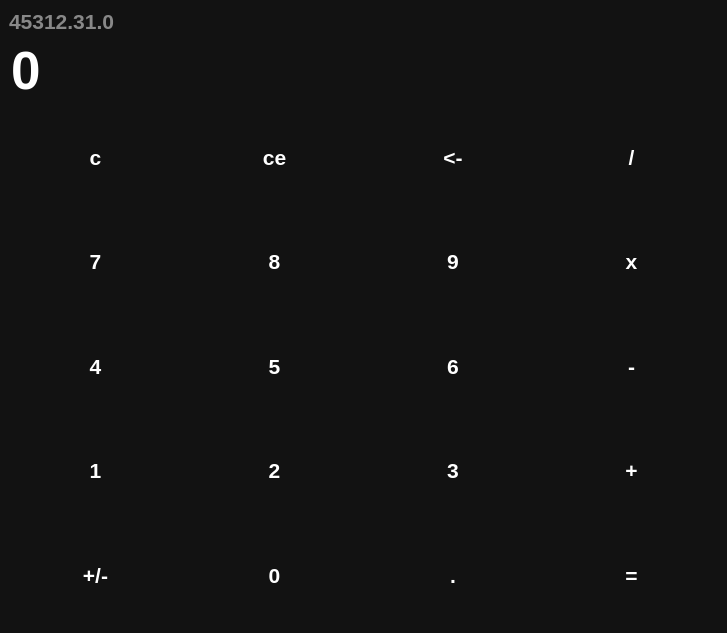
<?xml version="1.0" encoding="UTF-8"?>
<ui version="4.0">
 <class>MainWindow</class>
 <widget class="QMainWindow" name="MainWindow">
  <property name="geometry">
   <rect>
    <x>0</x>
    <y>0</y>
    <width>727</width>
    <height>633</height>
   </rect>
  </property>
  <property name="minimumSize">
   <size>
    <width>300</width>
    <height>500</height>
   </size>
  </property>
  <property name="windowTitle">
   <string>MainWindow</string>
  </property>
  <property name="styleSheet">
   <string notr="true">QWidget {
	color: white;
	background-color: #121212;
	font-famuly: Rubik;
	font-size: 16pt;
	font-weight: 600;
}

QPushButton {
	background-color: transparent;
	border: none;
}

QPushButton:hover {
	background-color: #666;
}

QPushButton:pressed {
	background-color: #888;
}
</string>
  </property>
  <widget class="QWidget" name="centralwidget">
   <layout class="QVBoxLayout" name="verticalLayout">
    <item>
     <widget class="QLabel" name="lb">
      <property name="sizePolicy">
       <sizepolicy hsizetype="Preferred" vsizetype="Maximum">
        <horstretch>0</horstretch>
        <verstretch>0</verstretch>
       </sizepolicy>
      </property>
      <property name="styleSheet">
       <string notr="true">color: #888;</string>
      </property>
      <property name="text">
       <string>45312.31.0</string>
      </property>
     </widget>
    </item>
    <item>
     <widget class="QLineEdit" name="le_entry">
      <property name="sizePolicy">
       <sizepolicy hsizetype="Expanding" vsizetype="Maximum">
        <horstretch>0</horstretch>
        <verstretch>0</verstretch>
       </sizepolicy>
      </property>
      <property name="styleSheet">
       <string notr="true">font-size: 40pt;
border: none;</string>
      </property>
      <property name="text">
       <string>0</string>
      </property>
      <property name="maxLength">
       <number>16</number>
      </property>
      <property name="readOnly">
       <bool>true</bool>
      </property>
     </widget>
    </item>
    <item>
     <layout class="QGridLayout" name="gridLayout">
      <item row="6" column="3">
       <widget class="QPushButton" name="x">
        <property name="sizePolicy">
         <sizepolicy hsizetype="Minimum" vsizetype="Expanding">
          <horstretch>0</horstretch>
          <verstretch>0</verstretch>
         </sizepolicy>
        </property>
        <property name="cursor">
         <cursorShape>PointingHandCursor</cursorShape>
        </property>
        <property name="text">
         <string>x</string>
        </property>
        <property name="shortcut">
         <string>*</string>
        </property>
       </widget>
      </item>
      <item row="8" column="3">
       <widget class="QPushButton" name="plus">
        <property name="sizePolicy">
         <sizepolicy hsizetype="Minimum" vsizetype="Expanding">
          <horstretch>0</horstretch>
          <verstretch>0</verstretch>
         </sizepolicy>
        </property>
        <property name="cursor">
         <cursorShape>PointingHandCursor</cursorShape>
        </property>
        <property name="text">
         <string>+</string>
        </property>
        <property name="shortcut">
         <string>+</string>
        </property>
       </widget>
      </item>
      <item row="9" column="2">
       <widget class="QPushButton" name="point">
        <property name="sizePolicy">
         <sizepolicy hsizetype="Minimum" vsizetype="Expanding">
          <horstretch>0</horstretch>
          <verstretch>0</verstretch>
         </sizepolicy>
        </property>
        <property name="cursor">
         <cursorShape>PointingHandCursor</cursorShape>
        </property>
        <property name="text">
         <string>.</string>
        </property>
        <property name="shortcut">
         <string>.</string>
        </property>
       </widget>
      </item>
      <item row="0" column="2">
       <widget class="QPushButton" name="bak">
        <property name="sizePolicy">
         <sizepolicy hsizetype="Minimum" vsizetype="Expanding">
          <horstretch>0</horstretch>
          <verstretch>0</verstretch>
         </sizepolicy>
        </property>
        <property name="cursor">
         <cursorShape>PointingHandCursor</cursorShape>
        </property>
        <property name="text">
         <string>&lt;-</string>
        </property>
        <property name="shortcut">
         <string>Backspace</string>
        </property>
       </widget>
      </item>
      <item row="9" column="1">
       <widget class="QPushButton" name="n0">
        <property name="sizePolicy">
         <sizepolicy hsizetype="Minimum" vsizetype="Expanding">
          <horstretch>0</horstretch>
          <verstretch>0</verstretch>
         </sizepolicy>
        </property>
        <property name="cursor">
         <cursorShape>PointingHandCursor</cursorShape>
        </property>
        <property name="text">
         <string>0</string>
        </property>
        <property name="shortcut">
         <string>0</string>
        </property>
       </widget>
      </item>
      <item row="7" column="2">
       <widget class="QPushButton" name="n6">
        <property name="sizePolicy">
         <sizepolicy hsizetype="Minimum" vsizetype="Expanding">
          <horstretch>0</horstretch>
          <verstretch>0</verstretch>
         </sizepolicy>
        </property>
        <property name="cursor">
         <cursorShape>PointingHandCursor</cursorShape>
        </property>
        <property name="text">
         <string>6</string>
        </property>
        <property name="shortcut">
         <string>6</string>
        </property>
       </widget>
      </item>
      <item row="0" column="3">
       <widget class="QPushButton" name="dev">
        <property name="sizePolicy">
         <sizepolicy hsizetype="Minimum" vsizetype="Expanding">
          <horstretch>0</horstretch>
          <verstretch>0</verstretch>
         </sizepolicy>
        </property>
        <property name="cursor">
         <cursorShape>PointingHandCursor</cursorShape>
        </property>
        <property name="text">
         <string>/</string>
        </property>
        <property name="shortcut">
         <string>/</string>
        </property>
       </widget>
      </item>
      <item row="8" column="0">
       <widget class="QPushButton" name="n1">
        <property name="sizePolicy">
         <sizepolicy hsizetype="Minimum" vsizetype="Expanding">
          <horstretch>0</horstretch>
          <verstretch>0</verstretch>
         </sizepolicy>
        </property>
        <property name="cursor">
         <cursorShape>PointingHandCursor</cursorShape>
        </property>
        <property name="text">
         <string>1</string>
        </property>
        <property name="shortcut">
         <string>1</string>
        </property>
       </widget>
      </item>
      <item row="8" column="2">
       <widget class="QPushButton" name="n3">
        <property name="sizePolicy">
         <sizepolicy hsizetype="Minimum" vsizetype="Expanding">
          <horstretch>0</horstretch>
          <verstretch>0</verstretch>
         </sizepolicy>
        </property>
        <property name="cursor">
         <cursorShape>PointingHandCursor</cursorShape>
        </property>
        <property name="text">
         <string>3</string>
        </property>
        <property name="shortcut">
         <string>3</string>
        </property>
       </widget>
      </item>
      <item row="6" column="1">
       <widget class="QPushButton" name="n8">
        <property name="sizePolicy">
         <sizepolicy hsizetype="Minimum" vsizetype="Expanding">
          <horstretch>0</horstretch>
          <verstretch>0</verstretch>
         </sizepolicy>
        </property>
        <property name="cursor">
         <cursorShape>PointingHandCursor</cursorShape>
        </property>
        <property name="text">
         <string>8</string>
        </property>
        <property name="shortcut">
         <string>8</string>
        </property>
       </widget>
      </item>
      <item row="7" column="0">
       <widget class="QPushButton" name="n4">
        <property name="sizePolicy">
         <sizepolicy hsizetype="Minimum" vsizetype="Expanding">
          <horstretch>0</horstretch>
          <verstretch>0</verstretch>
         </sizepolicy>
        </property>
        <property name="cursor">
         <cursorShape>PointingHandCursor</cursorShape>
        </property>
        <property name="text">
         <string>4</string>
        </property>
        <property name="shortcut">
         <string>4</string>
        </property>
       </widget>
      </item>
      <item row="7" column="1">
       <widget class="QPushButton" name="n5">
        <property name="sizePolicy">
         <sizepolicy hsizetype="Minimum" vsizetype="Expanding">
          <horstretch>0</horstretch>
          <verstretch>0</verstretch>
         </sizepolicy>
        </property>
        <property name="cursor">
         <cursorShape>PointingHandCursor</cursorShape>
        </property>
        <property name="text">
         <string>5</string>
        </property>
        <property name="shortcut">
         <string>5</string>
        </property>
       </widget>
      </item>
      <item row="9" column="0">
       <widget class="QPushButton" name="pls">
        <property name="sizePolicy">
         <sizepolicy hsizetype="Minimum" vsizetype="Expanding">
          <horstretch>0</horstretch>
          <verstretch>0</verstretch>
         </sizepolicy>
        </property>
        <property name="cursor">
         <cursorShape>PointingHandCursor</cursorShape>
        </property>
        <property name="text">
         <string>+/-</string>
        </property>
        <property name="shortcut">
         <string>-</string>
        </property>
       </widget>
      </item>
      <item row="8" column="1">
       <widget class="QPushButton" name="n2">
        <property name="sizePolicy">
         <sizepolicy hsizetype="Minimum" vsizetype="Expanding">
          <horstretch>0</horstretch>
          <verstretch>0</verstretch>
         </sizepolicy>
        </property>
        <property name="cursor">
         <cursorShape>PointingHandCursor</cursorShape>
        </property>
        <property name="text">
         <string>2</string>
        </property>
        <property name="shortcut">
         <string>2</string>
        </property>
       </widget>
      </item>
      <item row="0" column="0">
       <widget class="QPushButton" name="c">
        <property name="sizePolicy">
         <sizepolicy hsizetype="Minimum" vsizetype="Expanding">
          <horstretch>0</horstretch>
          <verstretch>0</verstretch>
         </sizepolicy>
        </property>
        <property name="cursor">
         <cursorShape>PointingHandCursor</cursorShape>
        </property>
        <property name="text">
         <string>c</string>
        </property>
       </widget>
      </item>
      <item row="0" column="1">
       <widget class="QPushButton" name="ce">
        <property name="sizePolicy">
         <sizepolicy hsizetype="Minimum" vsizetype="Expanding">
          <horstretch>0</horstretch>
          <verstretch>0</verstretch>
         </sizepolicy>
        </property>
        <property name="cursor">
         <cursorShape>PointingHandCursor</cursorShape>
        </property>
        <property name="text">
         <string>ce</string>
        </property>
       </widget>
      </item>
      <item row="9" column="3">
       <widget class="QPushButton" name="res">
        <property name="sizePolicy">
         <sizepolicy hsizetype="Minimum" vsizetype="Expanding">
          <horstretch>0</horstretch>
          <verstretch>0</verstretch>
         </sizepolicy>
        </property>
        <property name="cursor">
         <cursorShape>PointingHandCursor</cursorShape>
        </property>
        <property name="text">
         <string>=</string>
        </property>
        <property name="shortcut">
         <string>Enter</string>
        </property>
       </widget>
      </item>
      <item row="6" column="0">
       <widget class="QPushButton" name="n7">
        <property name="sizePolicy">
         <sizepolicy hsizetype="Minimum" vsizetype="Expanding">
          <horstretch>0</horstretch>
          <verstretch>0</verstretch>
         </sizepolicy>
        </property>
        <property name="cursor">
         <cursorShape>PointingHandCursor</cursorShape>
        </property>
        <property name="text">
         <string>7</string>
        </property>
        <property name="shortcut">
         <string>7</string>
        </property>
       </widget>
      </item>
      <item row="7" column="3">
       <widget class="QPushButton" name="min">
        <property name="sizePolicy">
         <sizepolicy hsizetype="Minimum" vsizetype="Expanding">
          <horstretch>0</horstretch>
          <verstretch>0</verstretch>
         </sizepolicy>
        </property>
        <property name="cursor">
         <cursorShape>PointingHandCursor</cursorShape>
        </property>
        <property name="text">
         <string>-</string>
        </property>
       </widget>
      </item>
      <item row="6" column="2">
       <widget class="QPushButton" name="n9">
        <property name="sizePolicy">
         <sizepolicy hsizetype="Minimum" vsizetype="Expanding">
          <horstretch>0</horstretch>
          <verstretch>0</verstretch>
         </sizepolicy>
        </property>
        <property name="cursor">
         <cursorShape>PointingHandCursor</cursorShape>
        </property>
        <property name="text">
         <string>9</string>
        </property>
        <property name="shortcut">
         <string>9</string>
        </property>
       </widget>
      </item>
     </layout>
    </item>
   </layout>
  </widget>
 </widget>
 <resources/>
 <connections/>
</ui>
